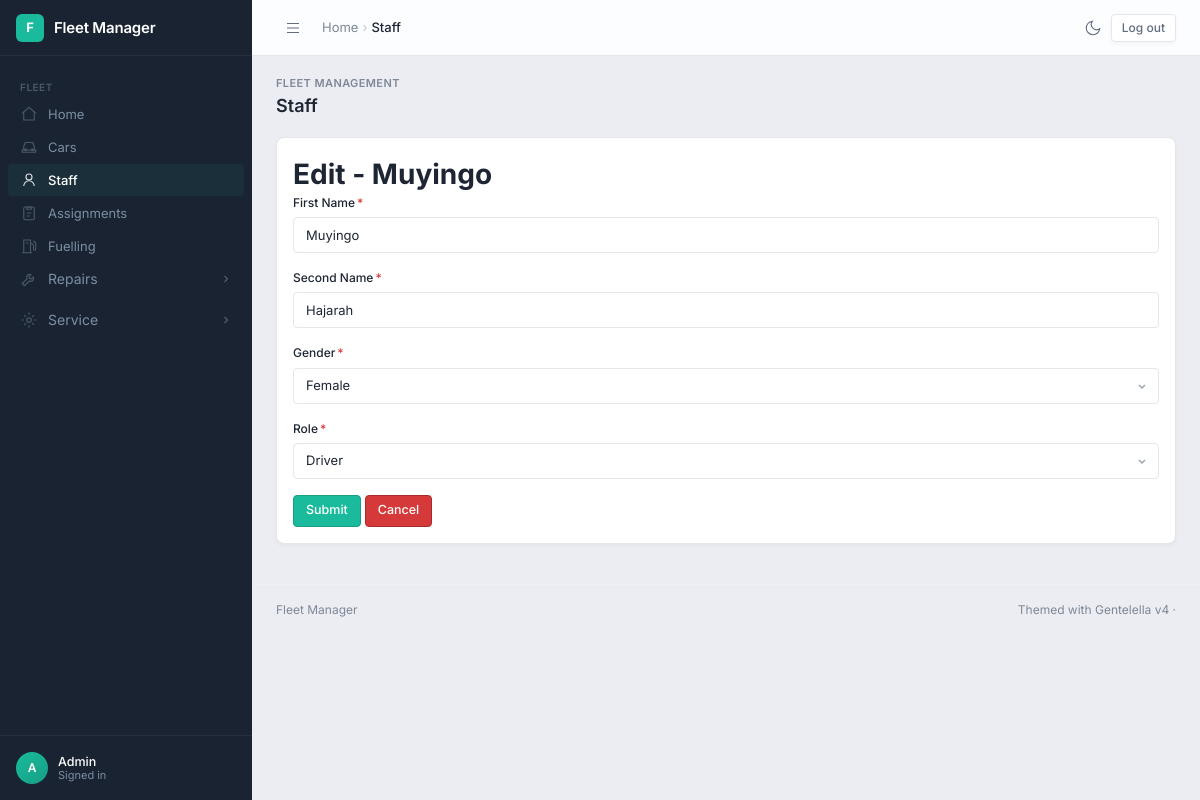
/edit_staff/1/ (signed in), run on the app's committed database.
### fleetmanagement/models.py (models this page shows, shortened)
class Staff(models.Model):
    GENDER_OPTIONS = [
       ("M", "Male"),
       ("F", "Female")
    ]
    ROLE_OPTIONS = [
        ("D", "Driver"),
        ("M", "Manager")
    ]
    first_name = models.CharField(max_length=50, verbose_name="First Name")
    second_name = models.CharField(max_length=20, verbose_name="Second Name")
    gender = models.CharField(max_length=2, choices=GENDER_OPTIONS)
    role = models.CharField(max_length=2, choices=ROLE_OPTIONS)

### fleetmanagement/views.py (the view)
# urls.py: path('edit_staff/<int:staff_id>/', edit_staff, name='edit_staff_page'),
@login_required
def edit_staff(request, staff_id):
    staff = Staff.objects.get(id = staff_id)
    message = ''
    if request.method == "POST":
        staffform = StaffForm(request.POST, instance=staff)
        if staffform.is_valid():
            staffform.save()
            return redirect('staff_page')
        else:
            message = "Form has invalid data"
    else:
        staffform = StaffForm(instance=staff)
    context = {
        'form': staffform,
        'msg': message,
        'staff': staff
    }
    return render(request, 'edit_staff.html', context)

### fleetmanagement/forms.py
class StaffForm(ModelForm):
    class Meta:
        model = Staff
        fields = '__all__'

### fleetmanagement/templates/edit_staff.html (shortened to what this page needs)
{% extends './home.html' %}
{% load crispy_forms_tags %}
{% block content %}
    <h1>Edit - {{staff.first_name}}</h1>
    <form method="post" data-demo-submit="false">
        {{form|crispy}}
        <input type="submit" class="btn btn-primary">
        <a href="{% url 'staff_page' %}" class="btn btn-danger">Cancel</a>
    </form>
{% endblock content %}

### fleetmanagement/templates/home.html (shortened to what this page needs)
{% load static %}<!DOCTYPE html>
<html lang="en">
<head>
<link rel="stylesheet" crossorigin href="{% static 'gentelella/assets/main-v4-DB_ReeJG.css' %}">
<link rel="stylesheet" href="{% static 'gentelella/fleet-bridge.css' %}">
</head>
{% with u=request.resolver_match.url_name|default:'' %}
<body data-shell="admin">
<aside class="sidebar" aria-label="Primary navigation">
  <div class="sidebar-brand">
    <div class="brand-icon">F</div>
    <div class="brand-name">Fleet Manager</div>
  </div>
  <nav class="sidebar-nav">
    <div class="nav-group">
      <div class="nav-label">Fleet</div>
<a class="nav-link{% if u == 'home_page' %} active{% endif %}" href="{% url 'home_page' %}"><svg class="icon" width="18" height="18" viewBox="0 0 24 24" fill="none" stroke="currentColor" stroke-width="1.5"><path d="M3 11l9-8 9 8"/><path d="M5 10v10h14V10"/></svg><span class="nav-text">Home</span></a>
<a class="nav-link{% if 'car' in u %} active{% endif %}" href="{% url 'car_page' %}"><svg class="icon" width="18" height="18" viewBox="0 0 24 24" fill="none" stroke="currentColor" stroke-width="1.5"><path d="M5 16V11l2-5h10l2 5v5"/><path d="M3 16h18v3H3z"/><circle cx="7.5" cy="16" r="1.2"/><circle cx="16.5" cy="16" r="1.2"/></svg><span class="nav-text">Cars</span></a>
<a class="nav-link{% if 'staff' in u %} active{% endif %}" href="{% url 'staff_page' %}"><svg class="icon" width="18" height="18" viewBox="0 0 24 24" fill="none" stroke="currentColor" stroke-width="1.5"><circle cx="12" cy="8" r="4"/><path d="M5 20c0-3.9 3.1-7 7-7s7 3.1 7 7"/></svg><span class="nav-text">Staff</span></a>
<a class="nav-link{% if 'assign' in u %} active{% endif %}" href="{% url 'assignment_page' %}"><svg class="icon" width="18" height="18" viewBox="0 0 24 24" fill="none" stroke="currentColor" stroke-width="1.5"><rect x="5" y="4" width="14" height="17" rx="2"/><path d="M9 4h6v3H9zM9 12h6M9 16h4"/></svg><span class="nav-text">Assignments</span></a>
<a class="nav-link{% if 'fuel' in u %} active{% endif %}" href="{% url 'fuelling_page' %}"><svg class="icon" width="18" height="18" viewBox="0 0 24 24" fill="none" stroke="currentColor" stroke-width="1.5"><path d="M5 21V4h9v17M3 21h13"/><path d="M14 9h2a2 2 0 012 2v5a1.5 1.5 0 003 0V8l-3-3"/><path d="M8 8h3"/></svg><span class="nav-text">Fuelling</span></a>
<div class="nav-tree{% if 'repair' in u %} open has-active{% endif %}"><button type="button" class="nav-link nav-toggle" aria-expanded="{% if 'repair' in u %}true{% else %}false{% endif %}"><svg class="icon" width="18" height="18" viewBox="0 0 24 24" fill="none" stroke="currentColor" stroke-width="1.5"><path d="M14.7 6.3a4 4 0 00-5.4 5.4L3 18l3 3 6.3-6.3a4 4 0 005.4-5.4l-2.6 2.6-2.4-.6-.6-2.4z"/></svg><span class="nav-text">Repairs</span><svg class="nav-chev" width="12" height="12" viewBox="0 0 16 16" fill="none" stroke="currentColor" stroke-width="1.5" aria-hidden="true"><path d="M6 4l4 4-4 4"/></svg></button><div class="nav-sub"><div class="nav-sub-inner"><a class="nav-sublink{% if 'repair' in u and 'issues' in u %} active{% endif %}" href="{% url 'repair_issues_page' %}">Repair issues</a><a class="nav-sublink{% if 'repair' in u and 'records' in u %} active{% endif %}" href="{% url 'repair_records_page' %}">Repair records</a></div></div></div>
<div class="nav-tree{% if 'service' in u %} open has-active{% endif %}"><button type="button" class="nav-link nav-toggle" aria-expanded="{% if 'service' in u %}true{% else %}false{% endif %}"><svg class="icon" width="18" height="18" viewBox="0 0 24 24" fill="none" stroke="currentColor" stroke-width="1.5"><circle cx="12" cy="12" r="3"/><path d="M12 2v3M12 19v3M2 12h3M19 12h3M5.6 5.6l2.1 2.1M16.3 16.3l2.1 2.1M5.6 18.4l2.1-2.1M16.3 7.7l2.1-2.1"/></svg><span class="nav-text">Service</span><svg class="nav-chev" width="12" height="12" viewBox="0 0 16 16" fill="none" stroke="currentColor" stroke-width="1.5" aria-hidden="true"><path d="M6 4l4 4-4 4"/></svg></button><div class="nav-sub"><div class="nav-sub-inner"><a class="nav-sublink{% if 'service' in u and 'issues' in u %} active{% endif %}" href="{% url 'service_issues_page' %}">Service issues</a><a class="nav-sublink{% if 'service' in u and 'records' in u %} active{% endif %}" href="{% url 'service_records_page' %}">Service records</a></div></div></div>
    </div>
  </nav>
  <div class="sidebar-footer">
    <div class="sidebar-user">
      <div class="avatar">{% if user.is_authenticated %}{{ user.username|first|upper }}{% else %}?{% endif %}</div>
      <div class="sidebar-user-info">
        <div class="name">{% if user.is_authenticated %}{{ user.username }}{% else %}Guest{% endif %}</div>
        <div class="role">{% if user.is_authenticated %}Signed in{% else %}Not signed in{% endif %}</div>
      </div>
    </div>
  </div>
</aside>
<header class="topbar">
  <div class="topbar-left">
    <button class="sidebar-toggle" type="button" aria-label="Open menu" aria-controls="sidebar" aria-expanded="false">
      <svg width="20" height="20" viewBox="0 0 24 24" fill="none" stroke="currentColor" stroke-width="1.5" aria-hidden="true"><path d="M4 6h16M4 12h16M4 18h16"/></svg>
    </button>
    <nav class="breadcrumb" aria-label="Breadcrumb">
      <a href="{% url 'home_page' %}">Home</a><span class="sep" aria-hidden="true">&rsaquo;</span><span class="current" aria-current="page">{% block crumb %}{% if u == 'home_page' %}Home{% elif 'car' in u %}Cars{% elif 'staff' in u %}Staff{% elif 'assign' in u %}Assignments{% elif 'fuel' in u %}Fuelling{% elif 'repair' in u and 'issues' in u %}Repair issues{% elif 'repair' in u %}Repair records{% elif 'service' in u and 'issues' in u %}Service issues{% elif 'service' in u %}Service records{% elif u == 'login' %}Login{% elif 'sign' in u %}Sign up{% else %}Fleet Manager{% endif %}{% endblock %}</span>
    </nav>
  </div>
  <div class="topbar-right">
    <button class="tb-btn theme-toggle" type="button" title="Toggle theme" aria-label="Toggle theme" aria-pressed="false">
      <svg class="theme-icon-dark" width="18" height="18" viewBox="0 0 24 24" fill="none" stroke="currentColor" stroke-width="1.5" aria-hidden="true"><path d="M21 12.79A9 9 0 1 1 11.21 3 7 7 0 0 0 21 12.79z"/></svg>
    </button>
    <div class="auth-links">
      {% if user.is_authenticated %}
        <form method="post" action="{% url 'logout' %}">{% csrf_token %}<button type="submit" class="btn btn-outline btn-sm">Log out</button></form>
      {% else %}
        <a class="btn btn-outline btn-sm" href="{% url 'login' %}">Login</a>
        <a class="btn btn-primary btn-sm" href="{% url 'sign_up_page' %}">Sign up</a>
      {% endif %}
    </div>
  </div>
</header>
<main class="main">
  <div class="page-wrapper">
    <div class="page-header">
      <div class="page-header-row">
        <div>
          <div class="page-pretitle">Fleet management</div>
          <h1 class="page-title">{% block page_title %}{% if u == 'home_page' %}Home{% elif 'car' in u %}Cars{% elif 'staff' in u %}Staff{% elif 'assign' in u %}Assignments{% elif 'fuel' in u %}Fuelling{% elif 'repair' in u and 'issues' in u %}Repair issues{% elif 'repair' in u %}Repair records{% elif 'service' in u and 'issues' in u %}Service issues{% elif 'service' in u %}Service records{% elif u == 'login' %}Login{% elif 'sign' in u %}Sign up{% else %}Fleet Manager{% endif %}{% endblock %}</h1>
        </div>
      </div>
    </div>
    <div class="card">
      <div class="card-body fleet-content">
        {% block content %}{% endblock content %}
      </div>
    </div>
  </div>
  <footer class="footer"><span>Fleet Manager</span><span>Themed with Gentelella v4 &middot;</span></footer>
</main>
{% endwith %}
</body>
</html>

### static/gentelella/fleet-bridge.css (style rules this page uses)
body { background-color: rgb(235, 237, 243); }
nav a { display: block; }
.mb-3 { margin-bottom: 16px; }
.form-label .asteriskField, .asteriskField { color: var(--red); margin-inline-start: 2px; }
select.form-select { display: block; width: 100%; height: 36px; padding: 0 32px 0 12px; font: inherit; font-size: 13px; color: var(--text); background-color: var(--bg-surface); border: 1px solid var(--border-color); border-radius: var(--radius-sm); outline: none; cursor: pointer; appearance: none; -webkit-appearance: none; background-repeat: no-repeat; background-position: right 10px center; }
.fleet-content input[type="submit"].btn { cursor: pointer; }
.auth-links { display: flex; align-items: center; gap: 8px; }
.auth-links form { margin: 0; }

### data on the page
Staff: first_name "Muyingo", second_name "Hajarah", gender "Female", role "Driver"

### other printed values
{{ user.username|first|upper }} "A"
{{ user.username }} "Admin"
